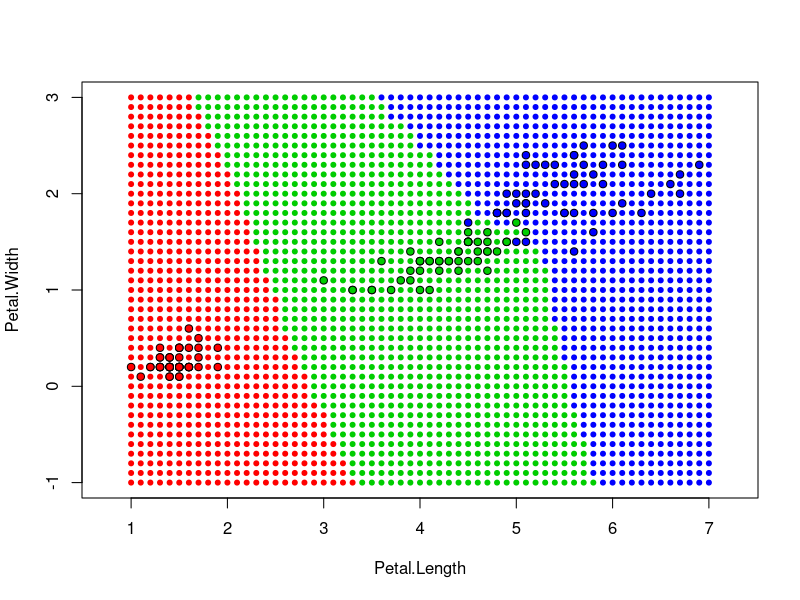

R code for this plot:
irisNames = c("setosa", "versicolor", "virginica")

#count distances

#help fields and functions
petals = iris[, 3:4]

dist = function(p1, p2) sqrt(sum((p1 - p2) ^ 2))

#Weight function
w = function(i) {
    return((k + 1 - i) / k)
}

#Weighted KNN method
closestGroup = function(u, k) {
    irisDist = apply(petals, 1, dist, u)
    names(irisDist) = iris[, 5]
    minKDist = sort(irisDist)[1:k]

    #count weights
    sumByName = function(name, arr) {
        sum(arr[names(arr) == name])
    }

    wei = replace(minKDist, T, 1:k)
    wei = w(wei)
    wei = sapply(irisNames, sumByName, wei)

    return(names(which.max(wei)))
}

#draw plot
irisColors = c("red", "green3", "blue")
names(irisColors) = irisNames

plot(petals, bg = irisColors[iris$Species], pch = 21, asp = 1, xlim = c(1, 7), ylim = c(-1, 3)) #iris
#legend("bottomright", irisNames, pch = 21, pt.bg = irisColors)

#main method
k = 10
for (x in seq(1, 7, 0.1)) {
    for (y in seq(-1, 3, 0.1)) {
        u = c(round(x, 1), round(y, 1)) #use round to aviod cases 0.1 + 0.2 = 0.3000000004
        if (any(apply(petals, 1, function(v) all(v == u)))) next
        #if trainig set contains u (O(n) - too long)
        groupName = closestGroup(u, k)
        #draw new point
        points(u[1], u[2], col = irisColors[groupName], pch = 20) #u
    }
}